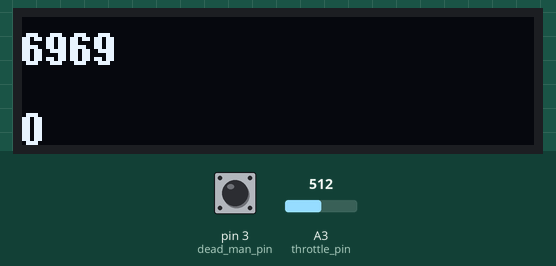
This sketch was run on a simulated Arduino Uno, built with avr-gcc and run on an emulated ATmega328P. Shown: 128×32 one-colour display. Inputs (shaded band) come from the test bench; at power-on: pin 3 (dead_man_pin) HIGH, A3 (throttle_pin) = 512. No radio packets arrive unless stated.

Above: at 2.2 s.
2.3 s: pin 3 (dead_man_pin) pulled LOW for 0.15 s
Timing chart, 0 to 5.3 s (numbered marks = the images above; inputs shaded):
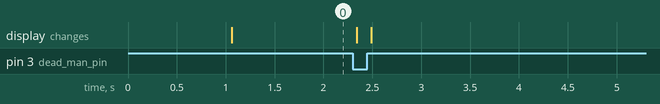

The sketch:

ack_test_send.ino
```cpp
#include <SPI.h>
#include "RF24.h"
#include <nRF24L01.h>
#include <Arduino.h>
#include <U8g2lib.h>

#ifdef U8X8_HAVE_HW_SPI
#include <SPI.h>
#endif
#ifdef U8X8_HAVE_HW_I2C
#include <Wire.h>
#endif

RF24 myRadio (9, 10); // pins must match
const uint64_t pipe = 0xE8E8F0F0E1LL;
unsigned long lastTransmission; // time of last transmition for keeping in track

int throttle_pin = A3;
byte dead_man_pin = 3;

int failCount; // how many times we were not able to send data (didnt recieve ack)
int throttle;  // speed of board

struct recData {
    int val;
};

struct recData data;

U8G2_SSD1306_128X32_UNIVISION_F_HW_I2C u8g2(U8G2_R0);

void setup() {
    u8g2.begin();
    delay(1000);

    pinMode(dead_man_pin, INPUT_PULLUP);

    // starting radio
    myRadio.begin();
    myRadio.setPALevel(RF24_PA_MAX);
    myRadio.enableAckPayload();
    myRadio.enableDynamicPayloads();
    myRadio.openWritingPipe(pipe);
}

void loop(){
    read_remote();
    transmit_to_board();
    update_screen();
}

void read_remote(){
    // read the value of POT
    throttle = analogRead(throttle_pin);

    // If dead man is triggered send value of POT
    if (digitalRead(dead_man_pin) == 0){
        throttle = throttle;
    }

    else{
      throttle = 6969;
    }
}


void transmit_to_board(){
    // Transmit once every 50 millisecond
    if (millis() - lastTransmission >= 50) {
        lastTransmission = millis();
        boolean sendSuccess = false;
        sendSuccess = myRadio.write(&throttle, sizeof(throttle));

        while (myRadio.isAckPayloadAvailable()) {
            myRadio.read(&data, sizeof(data));
        }

        if (sendSuccess == true){
            failCount = 0;
            sendSuccess = false;
        }

        else{
            ++failCount;
        }

        // check how many failed packets we had

    }
}

void update_screen(){
    u8g2.clearBuffer();          // clear the internal memory
    u8g2.setFont(u8g2_font_ncenB08_tr); // choose a suitable font
    u8g2.setCursor(0,12);
    u8g2.print(throttle);
    u8g2.setCursor(0,32);
    u8g2.print(data.val);
    u8g2.sendBuffer();          // transfer internal memory to the display
}
```
